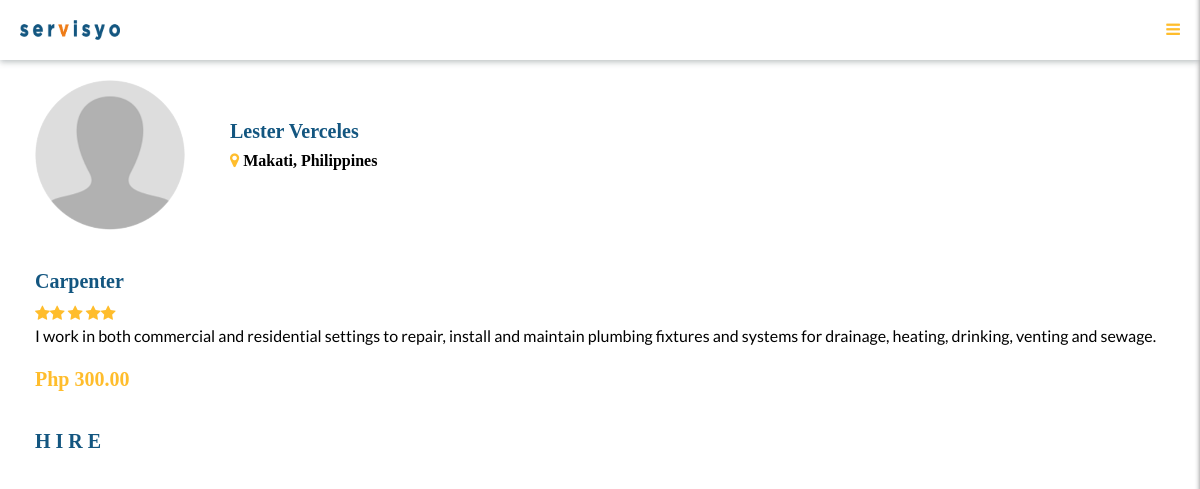
The app's page /user/request/lester@gmail.com (signed in) with its own data.
### app/models.py (models this page shows, shortened)
class User(db.Model, UserMixin):
    __tablename__ = 'users'
    first_name = db.Column(db.String)
    last_name = db.Column(db.String)
    phone = db.Column(db.String)
    email = db.Column(db.String, primary_key=True)
    gender = db.Column(db.String)
    profession = db.Column(db.String)
    confirmation = db.Column(db.Boolean)
    geolat = db.Column(db.String)
    geolng = db.Column(db.String)
    _password = db.Column(db.String)
    @hybrid_property
    def password(self):
        return self._password

### app/views/user.py (the view)
@userbp.route('/request/<string:user>')
def req_service(user):
    user = models.User.query.filter_by(email=user).first()
    return render_template('pages/profile/request.html', title='Request Person', user=user)

### app/__init__.py (called while the page is built)
@login_manager.user_loader
def load_user(email):
    return User.query.filter(User.email == email).first()

### app/templates/pages/profile/request.html
{% extends "././layout/base.html" %}
{% block content %}
<link rel="stylesheet" href="{{ url_for('static', filename='css/profile-index.css') }}"/>
<section class="profile-section">
	<div class="container">
		<div class="row">
			<div class="col-md-2">
				<img class="img-responsive img-circle" src="{{ url_for('static', filename='img/dp.png') }}">
			</div>
			<div class="col-md-4">
				<h2>{{ user.first_name }} {{user.last_name}}</h2>
				<h4><span style="color: #CD2A00;"><i class="fa fa-map-marker" aria-hidden="true"></i></span> Makati, Philippines</h4>
			</div>
		</div>
		<div class="profile-content">
			<h2>{{ user.profession }}</h2>
				<span style="color: #FFBD2C;">
					<i class="fa fa-star" aria-hidden="true"></i><i class="fa fa-star" aria-hidden="true"></i>
					<i class="fa fa-star" aria-hidden="true"></i>
					<i class="fa fa-star" aria-hidden="true"></i><i class="fa fa-star" 	aria-hidden="true"></i>
				</span>
			<p>I work in both commercial and residential settings to repair, install and maintain plumbing fixtures and systems for drainage, heating, drinking, venting and sewage. </p>
		</div>
		<div>
			<h3>Php 300.00</h3>
			<h2>H I R E</h2>
		</div>
	</div>
</section>
{% endblock %}

### app/static/css/component.css (style rules this page uses)
.cbp-spmenu-push { overflow-x: hidden; position: relative; left: 0; }
.cbp-spmenu, .cbp-spmenu-push { -webkit-transition: all 0.3s ease; -moz-transition: all 0.3s ease; transition: all 0.3s ease; }

### app/static/css/default.css (style rules this page uses)
body, html { font-size: 100%; padding: 0; margin: 0; }
*, *:after, *:before { -webkit-box-sizing: border-box; -moz-box-sizing: border-box; box-sizing: border-box; }
body { font-family: 'Lato', Calibri, Arial, sans-serif; color: #47a3da; }

### app/static/css/profile-index.css (style rules this page uses)
h4 { font-family: Montserrat; margin-top: 10px; margin-bottom: 5px; font-weight: bold; color: #000; font-size: 16px; }
h3 { color: #FFBD2C; font-family: Montserrat; font-weight: bold; font-size: 20px; }
h2 { margin-top: 40px; color: #135680; font-family: Montserrat; font-weight: bold; font-size: 20px; }
img { width: 150px; height: 150px; text-align: center; }
.profile-section { padding: 20px; }
.profile-content p { color: #000;4 font-size: 12px; }
h3 { font-weight: bold; }
i { color: #FFBD2C; }

### records on screen
User: first_name "Lester", last_name "Verceles", profession "Carpenter"
